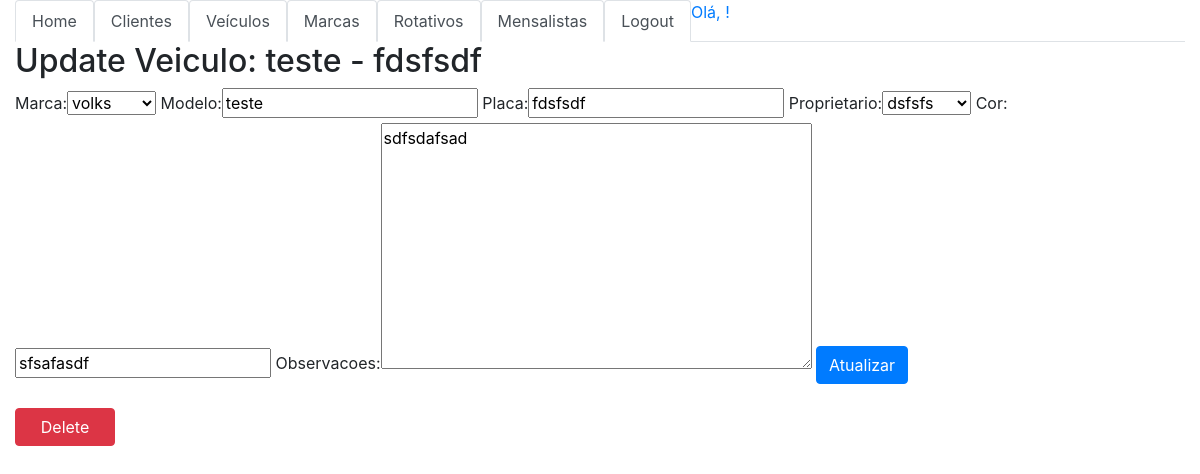
/veiculo_update/4/, run on the app's committed database.
### core/models.py (models this page shows)
class Veiculo(models.Model):
    marca = models.ForeignKey("Marca", on_delete=models.CASCADE)
    modelo = models.CharField(max_length=50)
    placa = models.CharField(max_length=7)
    proprietario = models.ForeignKey("Pessoa", on_delete=models.CASCADE)
    cor = models.CharField(max_length=15)
    observacoes = models.TextField()
    def __str__(self):
        return str(self.modelo) + ' - ' +str(self.placa)

### core/views.py (the view)
# urls.py: re_path(r'^veiculo_update/(?P<id>\d+)/$', views.veiculo_update, name='veiculo_update'),
def veiculo_update(request, id):
    data = {}
    veiculo = Veiculo.objects.get(id=id)
    form = VeiculoForm(request.POST or None, instance=veiculo)
    data['veiculo'] = veiculo
    data['form'] = form
    if request.method == 'POST':
        if form.is_valid():
            form.save()
            uveiculo = "/veiculo/" + request.POST['user']
            return redirect(uveiculo)
    else:
        return render(request, 'core/update_veiculo.html', data)

### core/forms.py
class VeiculoForm(ModelForm):
    class Meta:
        model = Veiculo
        fields = '__all__'

### core/models.py (called while the page is built)
    def __str__(self):
        return self.nome

    def __str__(self):
        return self.nome

### core/templates/core/update_veiculo.html (shortened to what this page needs)
{% extends 'core/base.html' %}
{% load bootstrap %}
{% block main %}
<div class="row">
    <div class="col">
     <h2>Update Veiculo: {{ veiculo }}</h2>
        <form action="{% url 'veiculo_update' veiculo.id %}" method="POST">
            {{ form|bootstrap  }}
            <button type="submit" class="btn btn-primary">Atualizar</button>
        </form>
        <br>
        <form action="{% url 'veiculo_delete' veiculo.id %}" method="POST">
            <button style="width: 100px" type="submit" class="btn btn-danger">Delete</button>
        </form>
    </div>
</div>
{% endblock %}

### data on the page
Veiculo: modelo+placa "teste - fdsfsdf", marca "volks", modelo "teste", placa "fdsfsdf", proprietario "dsfsfs", cor "sfsafasdf", observacoes "sdfsdafsad"
